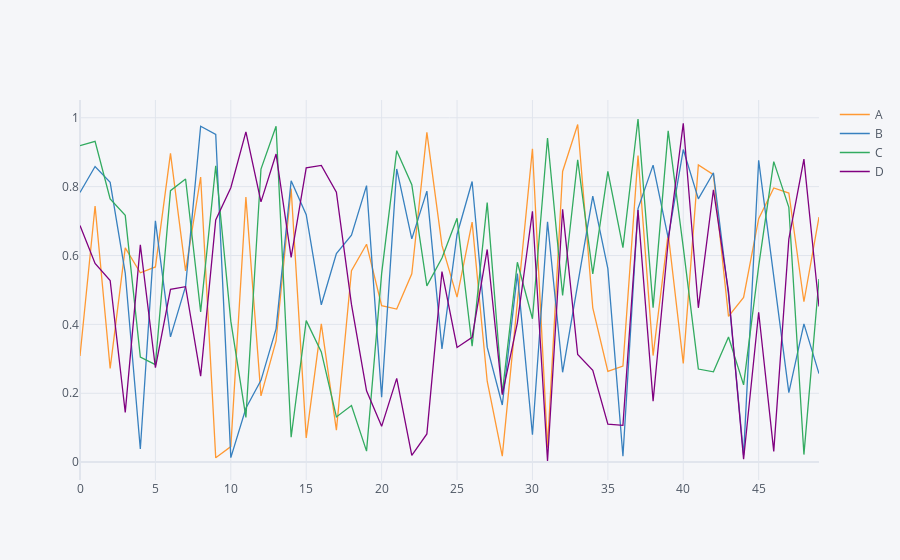

This figure's notebook cell:
### Markdown cell above
Basics

### Code cell
arr_1 = np.random.rand(50,4)
df_1 = pd.DataFrame(arr_1, columns=['A', 'B', 'C', 'D'])
df_1.head()
df_1.iplot()
